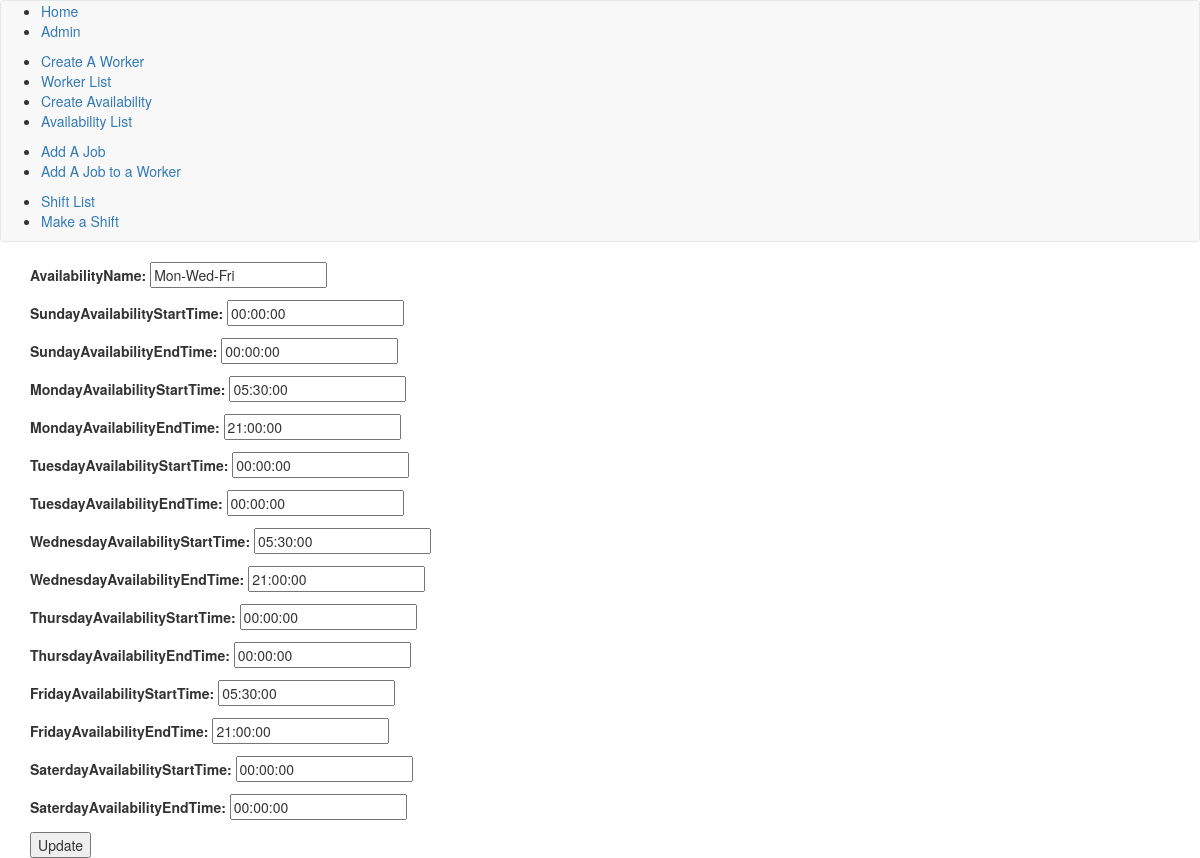
Page /availability_list_view/8/update/ on the committed database.
### schedule_app/models.py (models this page shows, shortened)
class Availability(models.Model):
    availabilityName = models.CharField(max_length=255,unique=True)
    sundayAvailabilityStartTime = models.TimeField(blank=True,null=True,default='00:00:00')
    sundayAvailabilityEndTime = models.TimeField(blank=True,null=True,default='00:00:00')
    mondayAvailabilityStartTime = models.TimeField(blank=True,null=True,default='00:00:00')
    mondayAvailabilityEndTime = models.TimeField(blank=True,null=True,default='00:00:00')
    tuesdayAvailabilityStartTime = models.TimeField(blank=True,null=True,default='00:00:00')
    tuesdayAvailabilityEndTime = models.TimeField(blank=True,null=True,default='00:00:00')
    wednesdayAvailabilityStartTime = models.TimeField(blank=True,null=True,default='00:00:00')
    wednesdayAvailabilityEndTime = models.TimeField(blank=True,null=True,default='00:00:00')
    thursdayAvailabilityStartTime = models.TimeField(blank=True,null=True,default='00:00:00')
    thursdayAvailabilityEndTime = models.TimeField(blank=True,null=True,default='00:00:00')
    fridayAvailabilityStartTime = models.TimeField(blank=True,null=True,default='00:00:00')
    fridayAvailabilityEndTime = models.TimeField(blank=True,null=True,default='00:00:00')
    saterdayAvailabilityStartTime = models.TimeField(blank=True,null=True,default='00:00:00')
    saterdayAvailabilityEndTime = models.TimeField(blank=True,null=True,default='00:00:00')

### schedule_app/views.py (the view)
# urls.py: url(r'^availability_list_view/(?P<pk>\d+)/update/$',views.AvailabilityUpdate.as_view(success_url="/availability_list_view/"),name='availabilityupdate'),
class AvailabilityUpdate(UpdateView):
    model = models.Availability
    fields = '__all__'
    template_name = 'schedule_app/availability_update.html'

### schedule_app/templates/schedule_app/availability_update.html
{%extends 'schedule_app/base.html'%}
{%block bodyblock%}
<form action="" method="post">{% csrf_token %}
  {{ form.as_p }}
<input type="submit" value="Update" />
</form>
{%endblock%}

### rows in the picture
Availability: availabilityName "Mon-Wed-Fri", sundayAvailabilityStartTime "00:00:00", sundayAvailabilityEndTime "00:00:00", mondayAvailabilityStartTime "05:30:00", mondayAvailabilityEndTime "21:00:00", tuesdayAvailabilityStartTime "00:00:00", tuesdayAvailabilityEndTime "00:00:00", wednesdayAvailabilityStartTime "05:30:00", wednesdayAvailabilityEndTime "21:00:00", thursdayAvailabilityStartTime "00:00:00", thursdayAvailabilityEndTime "00:00:00", fridayAvailabilityStartTime "05:30:00", fridayAvailabilityEndTime "21:00:00", saterdayAvailabilityStartTime "00:00:00", saterdayAvailabilityEndTime "00:00:00"
